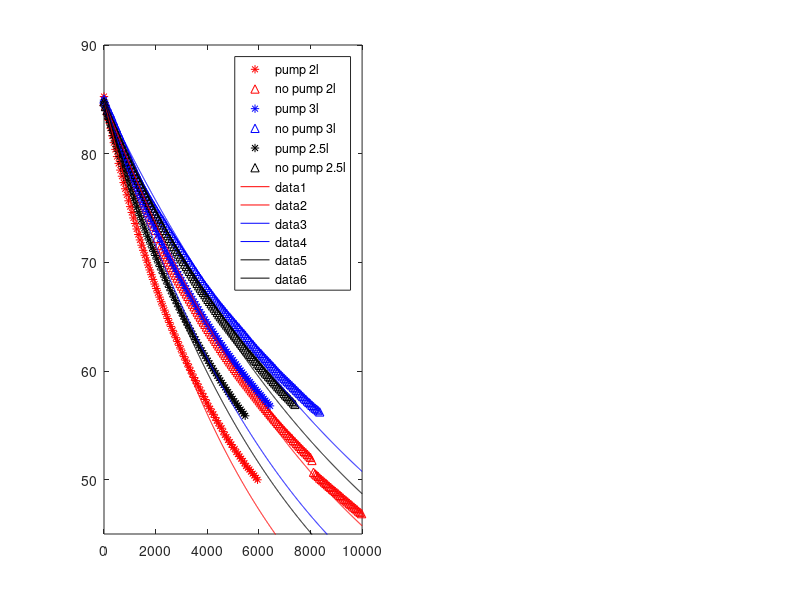

Write the MATLAB code that produced this figure.
clear all
close all

a = 1.675091827e-3;
b = 1.857536553e-4;
c = 5.373169834e-7;

fid = fopen('dataex3A_heatoff_pumpon_2.txt');
data1 = fscanf(fid, '%f');
fclose(fid);

fid = fopen('data4A_hpon_and_hpoff_2.txt');
data2 = fscanf(fid, '%f'); %remove 13 samples in the beginning
data2 = data2(73:end);
fclose(fid);

%fid = fopen('data6A_heatoff_pumpon_3.txt');
fid = fopen('data6A2_heatoff_pumpon_3.txt');
data3 = fscanf(fid, '%f');
data3 = data3(73:end);
fclose(fid);

fid = fopen('data5A_hpon_and_hpoff_3.txt'); %remove 12 samples
data4 = fscanf(fid, '%f');
data4 = data4(37:end);
fclose(fid);

fid = fopen('data7A_heaton_pumpon_2-5.txt'); %remove x samples
data5 = fscanf(fid, '%f');
data5 = data5(49:end);
fclose(fid);

fid = fopen('data8A_heaton_pumpoff_2-5.txt');
data6 = fscanf(fid, '%f');
data6 = data6(49:end);
fclose(fid);

time1 = data1(1:3:length(data1))/1000;
time1 = time1-time1(1);
analog11 = data1(2:3:length(data1));
analog21 = data1(3:3:length(data1));

time2 = data2(1:3:length(data2))/1000;
time2 = time2-time2(1);
analog12 = data2(2:3:length(data2));
analog22 = data2(3:3:length(data2));

time3 = data3(1:3:length(data3))/1000;
time3 = time3 - time3(1);
analog13 = data3(2:3:length(data3));
analog23 = data3(3:3:length(data3));

time4 = data4(1:3:length(data4))/1000;
time4 = time4 - time4(1);
analog14 = data4(2:3:length(data4));
analog24 = data4(3:3:length(data4));

time5 = data5(1:3:length(data5))/1000;
time5 = time5 - time5(1);
analog15 = data5(2:3:length(data5));
analog25 = data5(3:3:length(data5));

time6 = data6(1:3:length(data6))/1000;
time6 = time6 - time6(1);
analog16 = data6(2:3:length(data6));
analog26 = data6(3:3:length(data6));

Rw1 = (2250600./analog11) - 2200;
Rwlog1 = log(Rw1);
Rr1 = (2250600./analog21) - 2200;
Rrlog1 = log(Rr1);

Rw2 = (2250600./analog12) - 2200;
Rwlog2 = log(Rw2);
Rr2 = (2250600./analog22) - 2200;
Rrlog2 = log(Rr2);

Rw3 = (2250600./analog13) - 2200;
Rwlog3 = log(Rw3);
Rr3 = (2250600./analog23) - 2200;
Rrlog3 = log(Rr3);

Rw4 = (2250600./analog14) - 2200;
Rwlog4 = log(Rw4);
Rr4 = (2250600./analog24) - 2200;
Rrlog4 = log(Rr4);

Rw5 = (2250600./analog15) - 2200;
Rwlog5 = log(Rw5);
Rr5 = (2250600./analog25) - 2200;
Rrlog5 = log(Rr5);

Rw6 = (2250600./analog16) - 2200;
Rwlog6 = log(Rw6);
Rr6 = (2250600./analog26) - 2200;
Rrlog6 = log(Rr6);

Tw1 = (1./(a + b.*Rwlog1 + c.*(Rwlog1.^3)))-273.15;
Tr1 = (1./(a + b.*Rrlog1 + c.*(Rrlog1.^3)))-273.15;

Tw2 = (1./(a + b.*Rwlog2 + c.*(Rwlog2.^3)))-273.15;
Tr2 = (1./(a + b.*Rrlog2 + c.*(Rrlog2.^3)))-273.15;

Tw3 = (1./(a + b.*Rwlog3 + c.*(Rwlog3.^3)))-273.15;
Tr3 = (1./(a + b.*Rrlog3 + c.*(Rrlog3.^3)))-273.15;

Tw4 = (1./(a + b.*Rwlog4 + c.*(Rwlog4.^3)))-273.15;
Tr4 = (1./(a + b.*Rrlog4 + c.*(Rrlog4.^3)))-273.15;

Tw5 = (1./(a + b.*Rwlog5 + c.*(Rwlog5.^3)))-273.15;
Tr5 = (1./(a + b.*Rrlog5 + c.*(Rrlog5.^3)))-273.15;

Tw6 = (1./(a + b.*Rwlog6 + c.*(Rwlog6.^3)))-273.15;
Tr6 = (1./(a + b.*Rrlog6 + c.*(Rrlog6.^3)))-273.15;

[~, pos1] = min(abs(85-Tw1));
[~, pos2] = min(abs(85-Tw2));
[~, pos3] = min(abs(85-Tw3));
[~, pos4] = min(abs(85-Tw4));
[~, pos5] = min(abs(85-Tw5));
[~, pos6] = min(abs(85-Tw6));

figure, subplot(1,2,1);
plot(time1(pos1:end)-time1(pos1), Tw1(pos1:end), '*r');

hold on
plot(time2(pos2:end)-time2(pos2), Tw2(pos2:end), '^r');
plot(time3(pos3:end)-time3(pos3), Tw3(pos3:end), '*b');
plot(time4(pos4:end)-time4(pos4), Tw4(pos4:end), '^b');
plot(time5(pos5:end)-time5(pos5), Tw5(pos5:end), '*k');
plot(time6(pos6:end)-time6(pos6), Tw6(pos6:end), '^k');
legend('pump 2l','no pump 2l','pump 3l','no pump 3l','pump 2.5l','no pump 2.5l')
%subplot(1,2,2);
%plot(time1, Tr1, '*r');
%ylim([20,27])
k = [0.0001621, 0.000104, 0.0001246, 0.00008305, 0.0001337, 0.00009111];
timex = linspace(0,10000,1000);
a = 24.3;
b = 85-a;
tempx = {[a + b*exp(-k(1)*timex)],[a + b*exp(-k(2)*timex)],[a + b*exp(-k(3)*timex)],[a + b*exp(-k(4)*timex)],[a + b*exp(-k(5)*timex)],[a + b*exp(-k(6)*timex)]};
plot(timex, tempx{1},'r');
hold on
plot(timex, tempx{2},'r');
plot(timex, tempx{3},'b');
plot(timex, tempx{4},'b');
plot(timex, tempx{5},'k');
plot(timex, tempx{6},'k');
ylim([45,90]);
